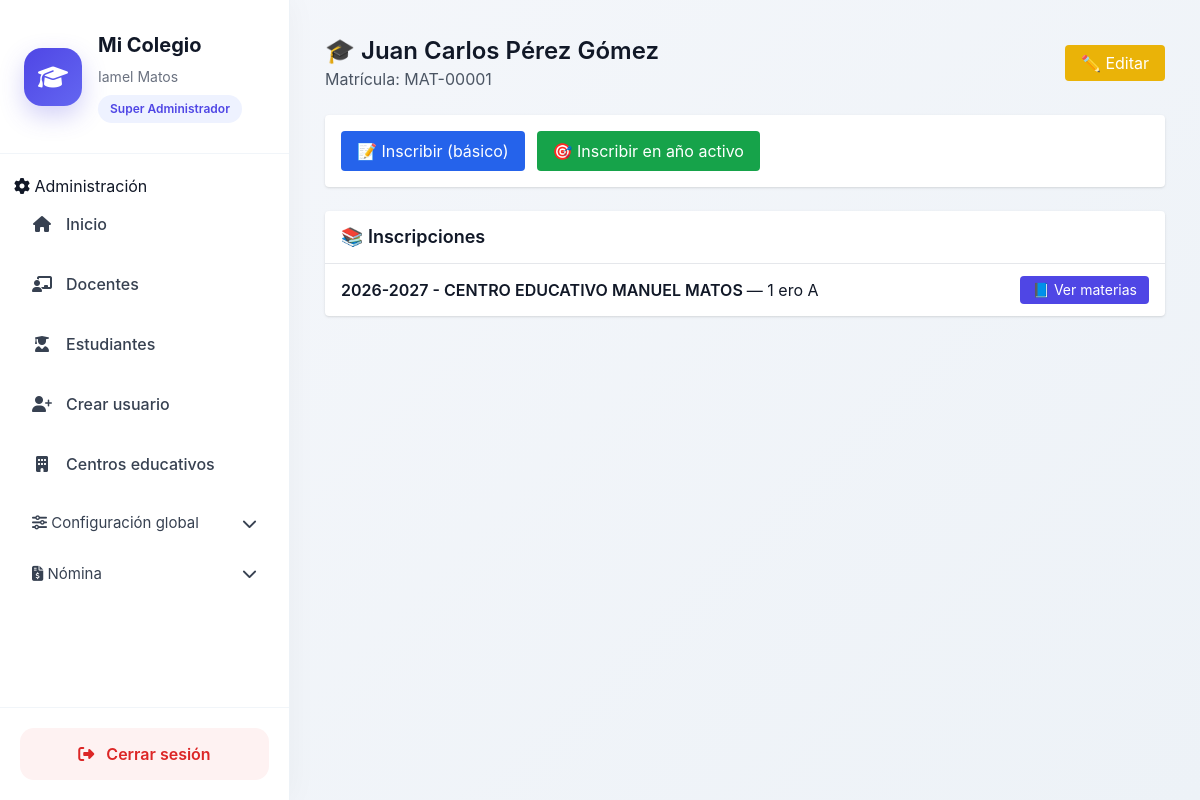
Page /estudiantes/4/ (signed in) on the committed database.
### usuarios/models.py (models this page shows, shortened)
class Usuario(AbstractBaseUser, PermissionsMixin):
    ROLES = (
        ('superadmin', 'Super Administrador'),
        ('admin', 'Administrador'),
        ('secretaria', 'Secretaria'),
        ('docente', 'Docente'),
        ('estudiante', 'Estudiante'),
        ('director', 'Director'),
    )
    username = models.CharField(max_length=100, unique=True)
    email = models.EmailField(unique=True)
    first_name = models.CharField("Nombres", max_length=150)
    last_name = models.CharField("Apellidos", max_length=150)
    rol = models.CharField(
        max_length=20,
        choices=ROLES,
    )
    is_active = models.BooleanField(default=True)
    is_staff = models.BooleanField(default=False)
    fecha_creacion = models.DateTimeField(auto_now_add=True)
    objects = UsuarioManager()
    USERNAME_FIELD = "username"
    REQUIRED_FIELDS = ["email", "first_name", "last_name"]
    def get_full_name(self):
        return f"{self.first_name} {self.last_name}".strip()

### estudiantes/models.py (models this page shows, shortened)
class Estudiante(models.Model):
    usuario = models.OneToOneField(
        'usuarios.Usuario',
        on_delete=models.CASCADE
    )
    centro = models.ForeignKey(
        'core.CentroEducativo',
        on_delete=models.CASCADE
    )
    matricula = models.CharField(max_length=50, unique=True)
    primer_nombre = models.CharField(max_length=100)
    segundo_nombre = models.CharField(max_length=100, blank=True, null=True)
    primer_apellido = models.CharField(max_length=100)
    segundo_apellido = models.CharField(max_length=100, blank=True, null=True)
    sexo = models.CharField(max_length=1, choices=[('M', 'Masculino'), ('F', 'Femenino')])
    fecha_nacimiento = models.DateField()
    lugar_nacimiento = models.CharField(max_length=150)
    nacionalidad = models.CharField(max_length=100)
    direccion = models.TextField()
    telefono = models.CharField(max_length=20, blank=True, null=True)
    nombre_tutor = models.CharField(max_length=200)
    cedula_tutor = models.CharField(max_length=13)
    telefono_tutor = models.CharField(max_length=20)
    parentesco_tutor = models.CharField(max_length=50)
    estado = models.CharField(
        max_length=20,
        choices=[('activo', 'Activo'), ('retirado', 'Retirado'), ('egresado', 'Egresado')],
        default='activo'
    )
    created_at = models.DateTimeField(auto_now_add=True)
    updated_at = models.DateTimeField(auto_now=True)
    def nombre_completo(self):
        return f"{self.primer_nombre} {self.segundo_nombre or ''} {self.primer_apellido} {self.segundo_apellido or ''}".strip()

class Inscripcion(models.Model):
    estudiante = models.ForeignKey(
        'estudiantes.Estudiante',
        on_delete=models.CASCADE
    )
    centro = models.ForeignKey(
        'core.CentroEducativo',
        on_delete=models.CASCADE
    )
    anio_escolar = models.ForeignKey(
        'core.AnioEscolar',
        on_delete=models.PROTECT
    )
    grado = models.ForeignKey(
        'academico.Grado',
        on_delete=models.PROTECT
    )
    seccion = models.ForeignKey(
        'academico.Seccion',
        on_delete=models.PROTECT
    )
    fecha = models.DateField(auto_now_add=True)
    class Meta:
        unique_together = ('estudiante', 'anio_escolar')

### core/models.py (models this page shows, shortened)
class AnioEscolar(models.Model):
    centro = models.ForeignKey(
        CentroEducativo,
        on_delete=models.CASCADE
    )
    nombre = models.CharField(max_length=9)  # 2024-2025
    fecha_inicio = models.DateField()
    fecha_fin = models.DateField()
    activo = models.BooleanField(default=False)
    class Meta:
        unique_together = ('centro', 'nombre')
    def __str__(self):
        return f"{self.nombre} - {self.centro.nombre}"

class CentroEducativo(models.Model):
    nombre = models.CharField(max_length=255)
    codigo_minerd = models.CharField(max_length=50, unique=True)
    direccion = models.TextField(blank=True)
    telefono = models.CharField(max_length=20, blank=True)
    email = models.EmailField(blank=True)
    activo = models.BooleanField(default=True)
    fecha_creacion = models.DateTimeField(auto_now_add=True)

### academico/models.py (models this page shows, shortened)
class Grado(models.Model):
    nivel = models.ForeignKey(Nivel, on_delete=models.CASCADE)
    nombre = models.CharField(max_length=50)

class Seccion(models.Model):
    grado = models.ForeignKey(Grado, on_delete=models.CASCADE)
    nombre = models.CharField(max_length=5)

### estudiantes/views.py (the view)
# urls.py: path('<int:pk>/', views.estudiante_detail, name='estudiante_detail'),
@login_required
def estudiante_detail(request, pk):
    centro = get_centro_activo(request)
    estudiante = get_object_or_404(
        Estudiante,
        pk=pk,
        centro=centro
    )
    inscripciones = Inscripcion.objects.filter(estudiante=estudiante)
    return render(
        request,
        'estudiantes/estudiante_detail.html',
        {
            'estudiante': estudiante,
            'inscripciones': inscripciones
        }
    )

### core/context_processors.py (called while the page is built)
def configuracion_centro(request):
    centro_id = request.session.get('centro_id')
    configuracion = None
    if centro_id:
        try:
            configuracion = ConfiguracionCentro.objects.get(
                centro_id=centro_id
            )
        except ConfiguracionCentro.DoesNotExist:
            pass
    return {
        'configuracion': configuracion
    }

### core/utils/session.py (called while the page is built)
def get_centro_activo(request):
    centro_id = request.session.get('centro_id')
    if not centro_id:
        return None
    try:
        return CentroEducativo.objects.get(id=centro_id)
    except CentroEducativo.DoesNotExist:
        return None

### estudiantes/templates/estudiantes/estudiante_detail.html (shortened to what this page needs)
{% extends "home.html" %}
{% block content %}
<div class="max-w-4xl mx-auto">
    <div class="flex justify-between items-center mb-6">
        <div>
            <h2 class="text-2xl font-semibold">
                🎓 {{ estudiante.nombre_completo }}
            </h2>
            <p class="text-gray-600">
                Matrícula: {{ estudiante.matricula }}
            </p>
        </div>
        <div class="space-x-2">
            <a href="{% url 'estudiante_update' estudiante.id %}"
               class="bg-yellow-500 text-white px-4 py-2 rounded hover:bg-yellow-600">
                ✏️ Editar
            </a>
        </div>
    </div>
    <div class="bg-white shadow rounded p-4 mb-6 flex flex-wrap gap-3">
        <a href="{% url 'inscribir_estudiante' estudiante.id %}"
           class="bg-blue-600 text-white px-4 py-2 rounded hover:bg-blue-700">
            📝 Inscribir (básico)
        </a>
        <a href="{% url 'inscribir_estudiante_avanzado' estudiante.id %}"
           class="bg-green-600 text-white px-4 py-2 rounded hover:bg-green-700">
            🎯 Inscribir en año activo
        </a>
    </div>
    <div class="bg-white shadow rounded overflow-hidden">
        <div class="px-4 py-3 border-b">
            <h3 class="text-lg font-semibold">
                📚 Inscripciones
            </h3>
        </div>
  <ul class="divide-y">
    {% for i in inscripciones %}
    <li class="px-4 py-3 flex justify-between items-center">
        <div>
            <span class="font-semibold">
                {{ i.anio_escolar }}
            </span>
            —
            {{ i.grado.nombre }} {{ i.seccion.nombre }}
        </div>
        <a href="{% url 'inscripcion_asignaturas' i.id %}"
           class="bg-indigo-600 text-white px-3 py-1 rounded text-sm hover:bg-indigo-700">
            📘 Ver materias
        </a>
    </li>
    {% empty %}
    <li class="px-4 py-3 text-gray-500">
        No tiene inscripciones registradas
    </li>
    {% endfor %}
</ul>
    </div>
</div>
{% endblock %}

### core/templates/home.html (shortened to what this page needs)
<!DOCTYPE html>
<html lang="es">
  {% load static %}
  <head>
    <script src="https://cdn.tailwindcss.com"></script>
    <link rel="stylesheet" href="https://cdnjs.cloudflare.com/ajax/libs/font-awesome/6.5.0/css/all.min.css" />
    <link rel="stylesheet" href="{% static 'css/dashboard.css' %}" />
  </head>
  <body class="dashboard-body">
    <div class="dashboard-layout">
      <aside class="sidebar">
        <div class="sidebar-header">
          <div class="sidebar-logo">
            <i class="fas fa-graduation-cap"></i>
          </div>
          <div>
            <h1 class="sidebar-title">Mi Colegio</h1>
            <p class="sidebar-user">{{ request.user.get_full_name }}</p>
            <span class="sidebar-role">{{ request.user.get_rol_display }}</span>
          </div>
        </div>
        <nav class="sidebar-nav">
          {% if request.user.is_authenticated %}
            {% if request.user.rol == 'admin' or request.user.rol == 'superadmin' or request.user.is_superuser %}
              <div class="sidebar-section">
                <span>
                  <i class="fas fa-cog"></i>
                  Administración
                </span>
              </div>
              <a href="{% url 'core:home' %}" class="sidebar-link">
                <i class="fas fa-home"></i>
                <span>Inicio</span>
              </a>
              <a href="{% url 'docente_list' %}" class="sidebar-link">
                <i class="fas fa-chalkboard-teacher"></i>
                <span>Docentes</span>
              </a>
              <a href="{% url 'estudiante_list' %}" class="sidebar-link">
                <i class="fas fa-user-graduate"></i>
                <span>Estudiantes</span>
              </a>
              <a href="{% url 'usuarios:crear_miembro' %}" class="sidebar-link">
                <i class="fas fa-user-plus"></i>
                <span>Crear usuario</span>
              </a>
              <a href="{% url 'core:centro_list' %}" class="sidebar-link">
                <i class="fas fa-building"></i>
                <span>Centros educativos</span>
              </a>
              <button type="button" onclick="toggleMenu('menu-configuracion')" class="menu-toggle">
                <div>
                  <i class="fas fa-sliders"></i>
                  <span>Configuración global</span>
                </div>
                <i class="fas fa-chevron-down"></i>
              </button>
            {% endif %}
{% if configuracion and configuracion.modulo_nomina %}
<button type="button"
        onclick="toggleMenu('menu-nomina')"
        class="menu-toggle">
    <div>
        <i class="fas fa-file-invoice-dollar"></i>
        <span>Nómina</span>
    </div>
    <i class="fas fa-chevron-down"></i>
</button>
{% endif %}
          {% endif %}
        </nav>
        <div class="sidebar-footer">
          <a href="{% url 'usuarios:logout' %}" class="logout-btn">
            <i class="fas fa-sign-out-alt"></i>
            <span>Cerrar sesión</span>
          </a>
        </div>
      </aside>
      <main class="main-content">
        {% block content %}
        {% endblock %}
      </main>
    </div>
  </body>
</html>

### static/css/dashboard.css (style rules this page uses)
body.dashboard-body { margin: 0; background: linear-gradient( 135deg, #f5f7fb, #edf2f7 ); font-family: "Inter", sans-serif; color: #111827; }
.dashboard-layout { display: flex; min-height: 100vh; }
.sidebar { width: 290px; background: #ffffff; border-right: 1px solid #edf2f7; display: flex; flex-direction: column; justify-content: space-between; box-shadow: 0 0 30px rgba(0,0,0,.04); }
.sidebar-header { padding: 30px 24px; border-bottom: 1px solid #f1f5f9; display: flex; gap: 16px; align-items: center; }
.sidebar-logo { width: 58px; height: 58px; border-radius: 18px; background: linear-gradient( 135deg, #4f46e5, #6366f1 ); display: flex; align-items: center; justify-content: center; color: white; font-size: 24px; box-shadow: 0 10px 25px rgba(79,70,229,.25); }
.sidebar-title { font-size: 20px; font-weight: 700; margin: 0; }
.sidebar-user { margin-top: 6px; font-size: 14px; color: #6b7280; }
.sidebar-role { display: inline-block; margin-top: 8px; background: #eef2ff; color: #4f46e5; padding: 5px 12px; border-radius: 999px; font-size: 12px; font-weight: 600; }
.sidebar-nav { padding: 20px 14px; flex: 1; overflow-y: auto; }
.sidebar-link { display: flex; align-items: center; gap: 14px; padding: 14px 18px; border-radius: 14px; text-decoration: none; color: #374151; margin-bottom: 8px; transition: all .25s ease; font-weight: 500; }
.sidebar-link i { width: 20px; text-align: center; }
.menu-toggle { width: 100%; border: none; background: transparent; display: flex; justify-content: space-between; align-items: center; padding: 14px 18px; border-radius: 14px; cursor: pointer; color: #374151; font-size: 15px; transition: all .25s ease; }
.sidebar-footer { padding: 20px; border-top: 1px solid #f1f5f9; }
.logout-btn { display: flex; align-items: center; justify-content: center; gap: 12px; background: #fef2f2; color: #dc2626; text-decoration: none; padding: 14px; border-radius: 14px; font-weight: 600; transition: all .25s ease; }
.main-content { flex: 1; padding: 35px; overflow-y: auto; }

### rows in the picture
Usuario: user.get_full_name "Iamel Matos", user.rol "Super Administrador"
Estudiante: nombre_completo "Juan Carlos Pérez Gómez", matricula "MAT-00001"
Inscripcion: anio_escolar "2026-2027 - CENTRO EDUCATIVO MANUEL MATOS", grado.nombre "1 ero", seccion.nombre "A"
